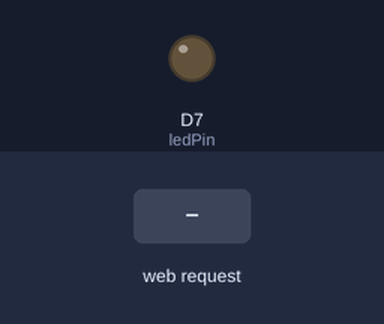
Bench run of a sketch on a simulated ESP8266 (NodeMCU). On the bench: output pins drawn as LEDs (lit = HIGH). Inputs (shaded band) come from the test bench. WiFi joins after 1.5 s; servers stay silent unless stated; what the sketch prints to the serial monitor is not drawn.

Above: at 2.7 s.
2.8 s: HTTP request GET /LED=ON received
At 3.2 s:
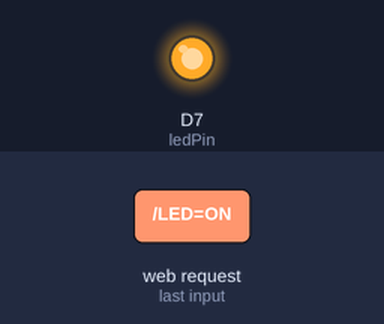
4.3 s: HTTP request GET /LED=OFF received
At 5.5 s:
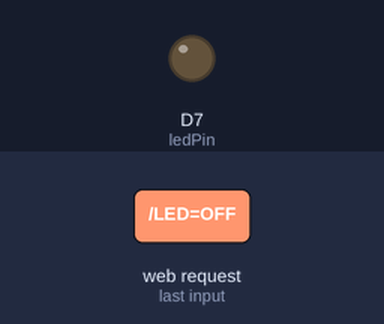
Timing chart, 0 to 7.3 s (numbered marks = the images above; inputs shaded):
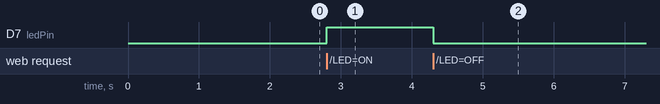

The sketch:

web.ino
```cpp
#include <ESP8266WiFi.h>

const char* ssid = "ssid";//Write your network ssid
const char* password = "password";//Network password

int ledPin = D7;
WiFiServer server(80);

void setup() {

  pinMode(ledPin,OUTPUT);
  digitalWrite(ledPin,LOW);//We start with the led turned off.

  Serial.begin(115200);
  Serial.println();
  Serial.print("Wifi connecting to ");
  Serial.println( ssid );

  WiFi.begin(ssid,password);//connecting to wifi

  Serial.println();
  Serial.print("Connecting");//connecting

  while( WiFi.status() != WL_CONNECTED ){
      delay(500);
      Serial.print(".");
  }


  Serial.println();

  Serial.println("Wifi Connected Success!");//If network connection is success we will see these messages
  Serial.print("NodeMCU IP Address : ");
  Serial.println(WiFi.localIP() );

  server.begin();
  Serial.println("NodeMCU Server started");//server has started

  // Print the IP address
  Serial.print("Use this URL to connect: ");
  Serial.print("http://");
  Serial.print(WiFi.localIP());
  Serial.println("/");

}

void loop() {

    // Check if a client has connected
  WiFiClient client = server.available();
  if (!client) {
    return;
  }

  while(!client.available()){
    delay(1);
  }

   // Read the first line of the request
  String request = client.readStringUntil('\r');
  Serial.println(request);
  client.flush();

   // Match the request

  int value = LOW;
  if (request.indexOf("/LED=ON") != -1)  {
    digitalWrite(ledPin, HIGH);
    value = HIGH;
  }
  if (request.indexOf("/LED=OFF") != -1)  {
    digitalWrite(ledPin, LOW);
    value = LOW;
  }

  // Return the response
  client.println("HTTP/1.1 200 OK");
  client.println("Content-Type: text/html");
  client.println("");
  client.println("<!DOCTYPE HTML>");
  client.println("<html>");
  client.println("<body>");
  client.println("<h1>LED Control</h1>");
  client.println("<p>Made by Shaurya Pratap Singh</p>");

  client.print("Led pin is now: ");

  if(value == HIGH) {
    client.print("On");
  } else {
    client.print("Off");
  }
  client.println("<br><br>");
  client.println("<a href=\"/LED=ON\"\"><button>Turn On </button></a>");
  client.println("<a href=\"/LED=OFF\"\"><button>Turn Off </button></a><br />");
  client.println("</html>");

  delay(1);
  Serial.println("Client disonnected");
  Serial.println("");

}
```

Measured:
- after the input at 2.8 s, D7 (ledPin): LOW → HIGH at once
- after the input at 4.3 s, D7 (ledPin): HIGH → LOW at once
